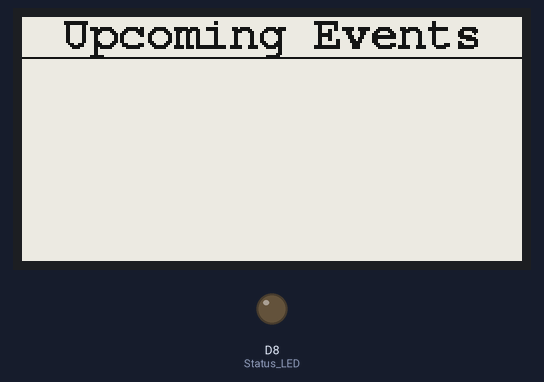
A sketch run on a simulated ESP8266 (NodeMCU). On the bench: 250×122 one-colour display, output pins drawn as LEDs (lit = HIGH). WiFi joins after 1.5 s; servers stay silent unless stated; what the sketch prints to the serial monitor is not drawn.

Above: at 4.0 s.
Timing chart, 0 to 5.5 s (numbered marks = the images above):
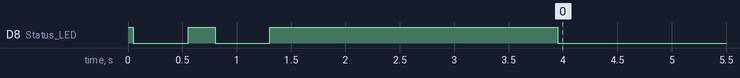

Measured:
- by itself, D8 (Status_LED): goes LOW 0.50 s, HIGH 0.25 s, LOW 0.50 s, HIGH 2.7 s, then LOW

The sketch:

Google_Calendar_With_ESP8266.ino
```cpp
// (licence header left out)
#include <Arduino.h>
#include <ESP8266WiFi.h>
#include <WiFiClient.h>
#include <DNSServer.h>
#include <ArduinoJson.h>     // https://github.com/bblanchon/ArduinoJson
#include <HTTPSRedirect.h>  // https://github.com/electronicsguy/ESP8266/tree/master/HTTPSRedirect
#include <Adafruit_GFX.h>
#include <GxEPD2_BW.h>
#include <Fonts/FreeMonoBold12pt7b.h>
#include <Fonts/FreeMonoBold9pt7b.h>
#include <Fonts/FreeMono9pt7b.h>

// E-Paper Display Pins
#define CS_PIN D4
#define DC_PIN D2
#define RST_PIN D1
#define BUSY_PIN D3

const int MAX_ENTRIES = 4;
struct Time { //Zeit
  String day;
  int date;
  int hour;
  int min;
};
struct Entry { //Kalenderevents
  String title;
  Time start;
  String startDate;
  Time end;
  String endDate;
};
Entry entries[MAX_ENTRIES]; //Liste der Events


int offset = 0; //verschiebung bei Zeilenumbruch

char const * const dstHost = "script.google.com";
char const * const dstPath = "/macros/s/AKfycbyeHcivREL2A0Ksj_KFHN5XMF007YWSeG7a6QZqQv6t9zU23IpP3M1m-FFwpj2SUulN9w/exec"; // script path including key
int const dstPort = 443;

//Hier Wlan Zugangsdaten eintragen
String SSID = "MyHouse_2.4G";
String Password = "Nh@cuatoi303";

WiFiClient client;
GxEPD2_BW<GxEPD2_213_BN, GxEPD2_213_BN::HEIGHT> display(GxEPD2_213_BN(CS_PIN, DC_PIN, RST_PIN, BUSY_PIN)); // DEPG0213BN 122x250, SSD1680
//GxEPD2_3C<GxEPD2_290c, GxEPD2_290c::HEIGHT> display(GxEPD2_290c( 2, 4, 5, 0)); // GDEW029Z10 128x296, UC8151 (IL0373)
//GxEPD2_3C<GxEPD2_290_C90c, MAX_HEIGHT(GxEPD2_290_C90c)> display(GxEPD2_290_C90c( 2, 4, 5, 0));
//GxEPD2_3C<GxEPD2_290_Z13c, GxEPD2_290_Z13c::HEIGHT> display(GxEPD2_290_Z13c( 2, 4, 5, 0)); // GDEH029Z13 128x296, UC8151D
//GxEPD2_3C<GxEPD2_290_C90c, GxEPD2_290_C90c::HEIGHT> display(GxEPD2_290_C90c( 2, 4, 5, 0)); // GDEM029C90 128x296, SSD1680

#define TITELCOL GxEPD_BLACK
#define NAMECOL GxEPD_BLACK
#define TIMECOL GxEPD_BLACK
String title = "Upcoming Events";

void extractData(const String& str);
String getValue(String data, char separator, int index);
void readCalendar();
void displayEvent(int i, int y);
void convTime();
void convDayName();
void errorCode();

void setup() {
  Serial.begin(115200);

  pinMode(15, OUTPUT); //Status LED

  digitalWrite(15, HIGH);
  display.init(115200);
  digitalWrite(15, LOW);
  display.setRotation(3);
  display.setFullWindow();
}

void loop() {
  pinMode(15, HIGH);
  WiFi.mode(WIFI_STA);
  WiFi.begin(SSID, Password);

  Serial.println("Connecting to Wi-Fi...");

  long t_start = millis();
  while (WiFi.status() != WL_CONNECTED) {
    digitalWrite(15, LOW);
    delay(500);
    digitalWrite(15, HIGH);
    delay(250);
    if(millis() - t_start > 20000) ESP.restart(); //nach 20 sek keine Verbingung
  }

  Serial.println("Connected to Wi-Fi");
  Serial.println(WiFi.localIP());

  display.firstPage();
  do
  {
    readCalendar();
    convTime();
    convDayName();

    display.fillScreen(GxEPD_WHITE);

    display.setFont(&FreeMonoBold12pt7b);
    display.setCursor(20, 15);
    display.setTextColor(TITELCOL);
    display.print(title);

    display.drawLine(0, 20, display.width(), 20, GxEPD_BLACK);

    displayEvent(0, 40);
    displayEvent(1, 60);
    displayEvent(2, 80);
    displayEvent(3, 100);

  }
  while (display.nextPage());
  digitalWrite(15, LOW);
  display.powerOff();
  WiFi.disconnect();

  delay(1000 * 60 * 60 * 1);
}

void readCalendar() {
  Serial.println("Reading calendar data...");
  HTTPSRedirect* client = nullptr;

  //Verbindung mit Server aufbauen
  client = new HTTPSRedirect(dstPort);
  client->setInsecure();
  client->setPrintResponseBody(false);
  client->setContentTypeHeader("application/json");

  bool flag = false;
  for (int i = 0; i < 5; i++) {
    int retval = client->connect(dstHost, dstPort);
    if (retval == 1) {
      flag = true;
      break;
    }
    else {
      errorCode();
      Serial.println("Get calendar data error!");
    }
  }

  if (!flag) {
    Serial.println("Get calendar data error!");
    errorCode();
    delete client;
    client = nullptr;
    return;
  }

  //Antwort des Servers speichern
  client->GET(dstPath, dstHost);
  String googleCalData = client->getResponseBody();

  Serial.println("Get calendar data successed!");
  Serial.println(googleCalData);

  //Daten aus String Extrahieren
  extractData(googleCalData);

  delete client;
  client = nullptr;
}

void extractData(const String& str) {
  String temp = str;
  int index = 0;
  int entryCount = 0;

  while (temp.length() > 0 && entryCount < MAX_ENTRIES) {
    //Position des ersten Semikolons
    int pos = temp.indexOf(';');
    if (pos == -1) break;

    //gefundene Daten zwischenspeichern und aus Kette löschen
    String token = temp.substring(0, pos);
    temp = temp.substring(pos + 1);

    //Über Index identifizierung welches Element vorliegt
    //dann in Liste speichern
    if (index % 3 == 0) {  // Startdatum
      entries[entryCount].startDate = token;
    } else if (index % 3 == 1) {  // Titel
      entries[entryCount].title = token;
    } else {  // Enddatum
      entries[entryCount].endDate = token;
      entryCount++;
    }
    index++;
  }
}

void convTime() {
  for(int i = 0; i<MAX_ENTRIES; i++) {
    String datetimeStr = entries[i].startDate;
    //Wochentag
    int idx = datetimeStr.indexOf(' ');
    entries[i].start.day = datetimeStr.substring(0, idx);
    datetimeStr = datetimeStr.substring(idx + 1);
    //Monat
    idx = datetimeStr.indexOf(' ');
    datetimeStr.substring(0, idx);
    datetimeStr = datetimeStr.substring(idx + 1);
    //Tag
    idx = datetimeStr.indexOf(' ');
    entries[i].start.date = datetimeStr.substring(0, idx).toInt();
    datetimeStr = datetimeStr.substring(idx + 1);
    //Jahr
    idx = datetimeStr.indexOf(' ');
    datetimeStr.substring(0, idx).toInt();
    datetimeStr = datetimeStr.substring(idx + 1);
    //Stunde
    idx = datetimeStr.indexOf(':');
    entries[i].start.hour = datetimeStr.substring(0, idx).toInt();
    datetimeStr = datetimeStr.substring(idx + 1);
    //Minute
    idx = datetimeStr.indexOf(':');
    entries[i].start.min = datetimeStr.substring(0, idx).toInt();
    datetimeStr = datetimeStr.substring(idx + 1);
    //Sekunde
    idx = datetimeStr.indexOf(' ');
    datetimeStr.substring(0, idx).toInt();
  }
  for(int i = 0; i<MAX_ENTRIES; i++) {
    String datetimeStr = entries[i].endDate;
    //Wochentag
    int idx = datetimeStr.indexOf(' ');
    entries[i].end.day = datetimeStr.substring(0, idx);
    datetimeStr = datetimeStr.substring(idx + 1);
    //Monat
    idx = datetimeStr.indexOf(' ');
    datetimeStr.substring(0, idx);
    datetimeStr = datetimeStr.substring(idx + 1);
    //Tag
    idx = datetimeStr.indexOf(' ');
    entries[i].end.date = datetimeStr.substring(0, idx).toInt();
    datetimeStr = datetimeStr.substring(idx + 1);
    //Jahr
    idx = datetimeStr.indexOf(' ');
    datetimeStr.substring(0, idx).toInt();
    datetimeStr = datetimeStr.substring(idx + 1);
    //Stunde
    idx = datetimeStr.indexOf(':');
    entries[i].end.hour = datetimeStr.substring(0, idx).toInt();
    datetimeStr = datetimeStr.substring(idx + 1);
    //Minute
    idx = datetimeStr.indexOf(':');
    entries[i].end.min = datetimeStr.substring(0, idx).toInt();
    datetimeStr = datetimeStr.substring(idx + 1);
    //Sekunde
    idx = datetimeStr.indexOf(' ');
    datetimeStr.substring(0, idx).toInt();
  }

}

void convDayName() {
  for(int i = 0; i<MAX_ENTRIES; i++) {
    if(entries[i].start.day == "Mon")  entries[i].start.day = "Mo";
    else if(entries[i].start.day == "Tue")  entries[i].start.day = "Di";
    else if(entries[i].start.day == "Wed")  entries[i].start.day = "Mi";
    else if(entries[i].start.day == "Thu")  entries[i].start.day = "Do";
    else if(entries[i].start.day == "Fri")  entries[i].start.day = "Fr";
    else if(entries[i].start.day == "Sat")  entries[i].start.day = "Sa";
    else if(entries[i].start.day == "Sun")  entries[i].start.day = "So";
    if(entries[i].end.day == "Mon")  entries[i].end.day = "Mo";
    else if(entries[i].end.day == "Tue")  entries[i].end.day = "Di";
    else if(entries[i].end.day == "Wed")  entries[i].end.day = "Mi";
    else if(entries[i].end.day == "Thu")  entries[i].end.day = "Do";
    else if(entries[i].end.day == "Fri")  entries[i].end.day = "Fr";
    else if(entries[i].end.day == "Sat")  entries[i].end.day = "Sa";
    else if(entries[i].end.day == "Sun")  entries[i].end.day = "So";
  }
}

void displayEvent(int i, int y) {
  display.setFont(&FreeMonoBold9pt7b);display.setTextColor(NAMECOL);
  display.setCursor(5, y + offset);
  display.print(entries[i].title.substring(0, 12));
  if(entries[i].title.substring(12).length() > 0 && (offset == 0 || (offset == 20 && entries[3].start.day.length() == 0) || (offset == 40 && entries[2].start.day.length() == 0))) {
    offset += 20;
    display.setCursor(5, y + offset - 5);
    display.print(entries[i].title.substring(12, 24));
    display.setTextColor(TIMECOL);display.setFont();
    display.setCursor(145, y + offset - 15);
    display.printf("%s;%d %d:%d - %s;%d %d:%d", entries[i].start.day.c_str(), entries[i].start.date, entries[i].start.hour, entries[i].start.min, entries[i].end.day.c_str(), entries[i].end.date, entries[i].end.hour, entries[i].end.min);
  }
  else if(entries[i].start.day.length() > 0) {
    display.setTextColor(TIMECOL);display.setFont();
    display.setCursor(145, y-8 + offset);
    display.printf("%s;%d %d:%d - %s;%d %d:%d", entries[i].start.day.c_str(), entries[i].start.date, entries[i].start.hour, entries[i].start.min, entries[i].end.day.c_str(), entries[i].end.date, entries[i].end.hour, entries[i].end.min);
  }
}

void errorCode() {
  for(int i = 0; i<3; i++) {
    digitalWrite(15, LOW);
    delay(500);
    digitalWrite(15, HIGH);
    delay(150);
  }
}
```
